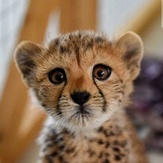
#> input picture Automation Project/Images/602bdaaf55329_09886vjaime51__700.jpg, 163 x 163 px, shrunk from 700 x 700 before the run, found by its file name; its folder holds 2 pictures in this run
$ python photoEditor.py
#> lines starting #> are read from the running program, lines starting #| are printed output that depends on the picture
from PIL import Image, ImageEnhance, ImageFilter
import os

path= "D:\Productivity\PythonProject\Automation Project\Images"
pathOut = "D:\Productivity\PythonProject\Automation Project\editedImages"

for filename in os.listdir(path):
    img = Image.open(f"{path}/{filename}")
#> img is the input picture: PIL image 163x163 RGB; mean R, G, B 140.8, 113, 88.5
    edit = img.filter(ImageFilter.SHARPEN).convert("L")
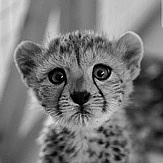
#> edit: PIL image 163x163 L; min 0, max 255, mean 118.7
    #factor = 1.5
    #enhancer = ImageEnhance.Contrast(edit)
    #edit = enhancer.enhance(factor)
    clean_name = os.path.splitext(filename)[0]
    edit.save(f"{pathOut}/{clean_name}_edited.jpg")
#> pass 2 of the loop `for filename in os.listdir(path):`:
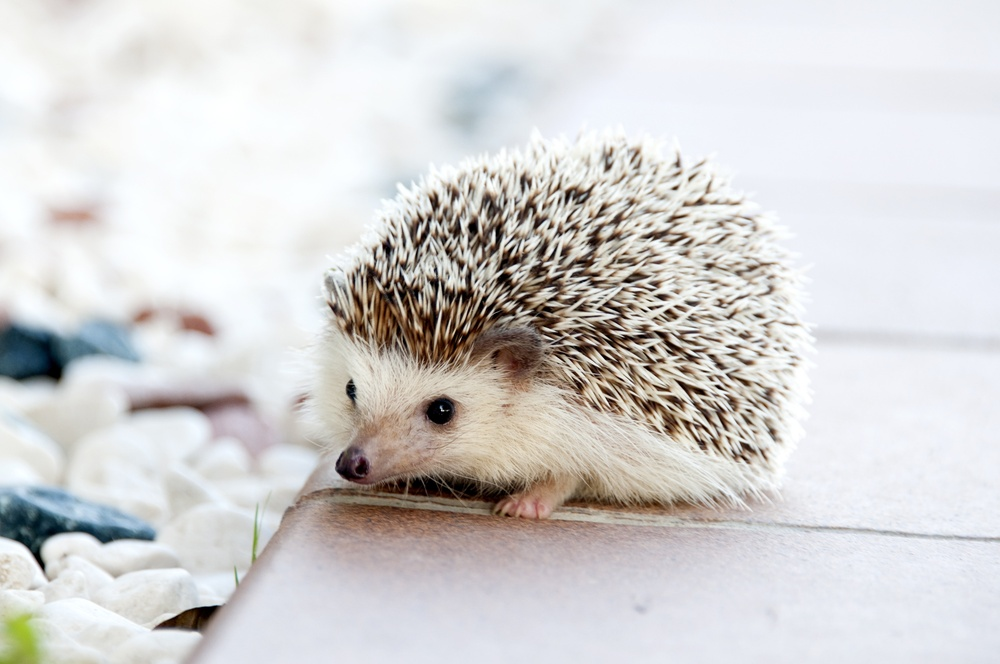
#> input picture Automation Project/Images/pexels-pixabay-50577.jpg, 1000 x 664 px, shrunk from 4288 x 2848 before the run, found by its file name
#> img is the input picture: PIL image 1000x664 RGB; mean R, G, B 212.2, 210.9, 210.5
#> `edit = img.filter(ImageFilter.SHARPEN).convert("L")`:
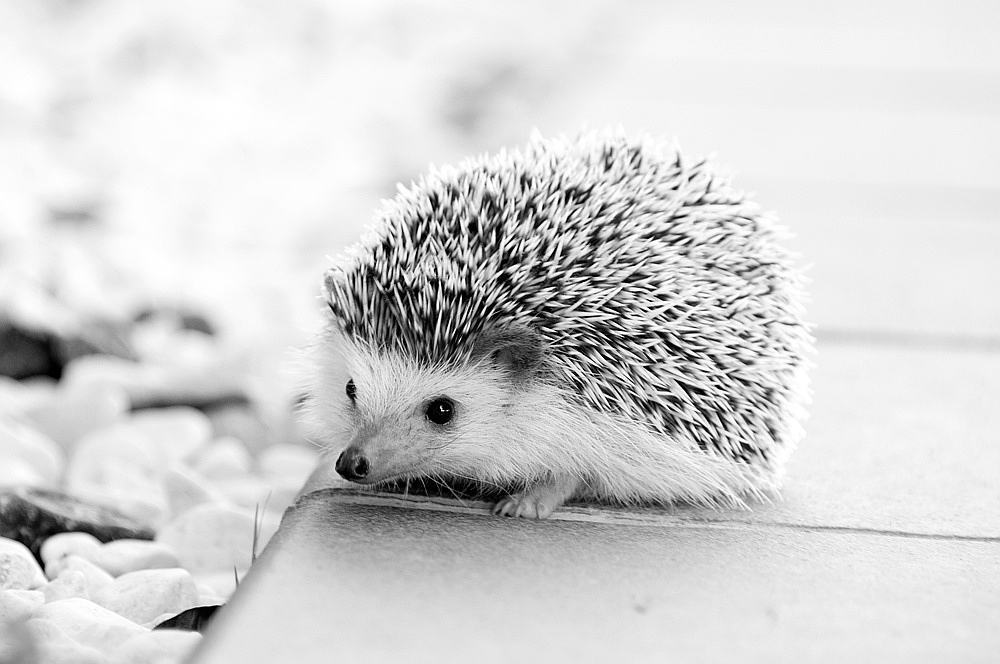
#> edit: PIL image 1000x664 L; min 0, max 255, mean 211.4
